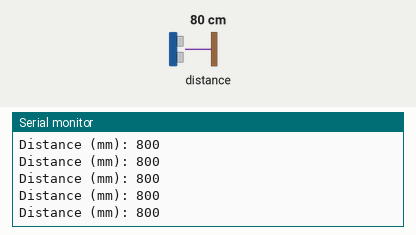
The sketch below on a simulated ESP32. Parts: the last lines printed to the serial monitor. Inputs (shaded band) come from the test bench; at power-on: distance to the obstacle 80 cm.

Above: at 1.2 s.
1.3 s: distance to the obstacle set to 2 cm
At 1.49 s:
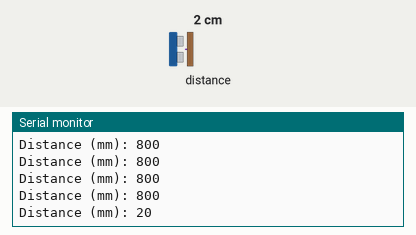
2.8 s: distance to the obstacle set to 4 cm
At 2.82 s:
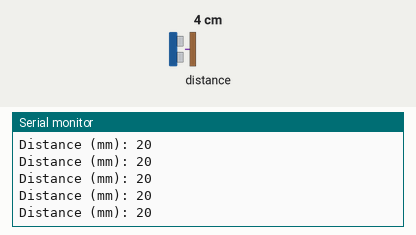
Timing chart, 0 to 5.8 s (numbered marks = the images above; inputs shaded):
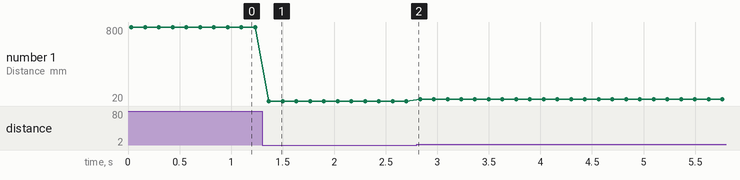

The sketch:

main.ino
```cpp
#include <Wire.h>
#include <VL53L1X.h>

VL53L1X lidar;

void setup() {
  Serial.begin(115200);
  Wire.begin(); // Default SDA/SCL for ESP32: GPIO21 and GPIO22

  // Initialize the sensor
  lidar.setTimeout(500);
  if (!lidar.init()) {
    Serial.println("VL53L1X not detected. Check wiring.");
    while (1);
  }

  // Configure sensor
  lidar.setDistanceMode(VL53L1X::Long); // Options: Short, Medium, Long
  lidar.setMeasurementTimingBudget(50000); // in microseconds
  lidar.startContinuous(50); // 50ms between readings
}

void loop() {
  int distance = lidar.read(); // Read distance in mm

  if (lidar.timeoutOccurred()) {
    Serial.println("Sensor timeout!");
  } else {
    Serial.print("Distance (mm): ");
    Serial.println(distance);
  }

  delay(100); // Optional delay
}
```

Measured:
- after the input at 1.3 s, the serial monitor: prints a new line after 0.07 s (image 1)
- plotted number 1: 800 → 20 after the input at 1.3 s, 20 → 40 after the input at 2.8 s
